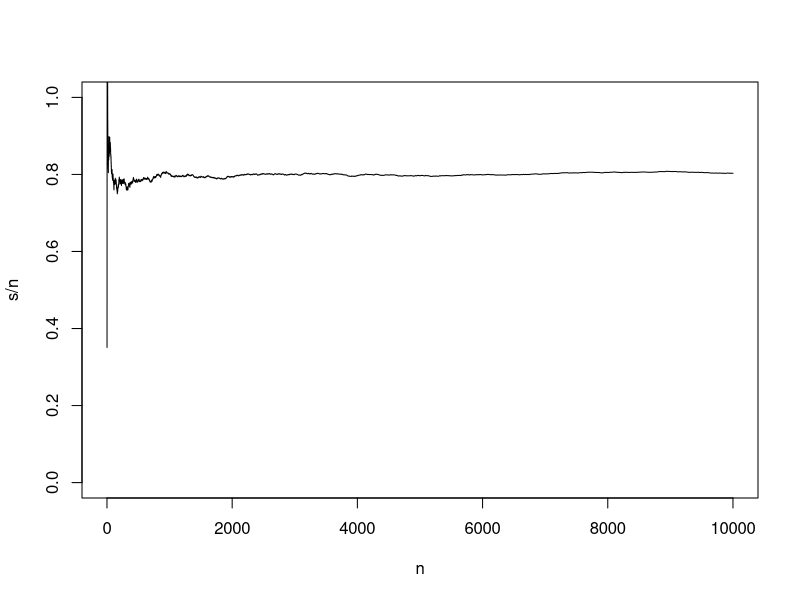
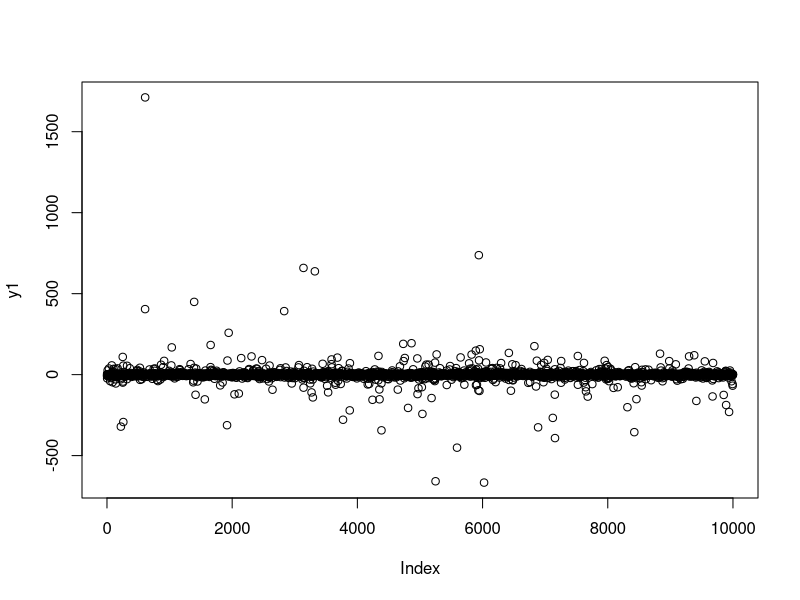
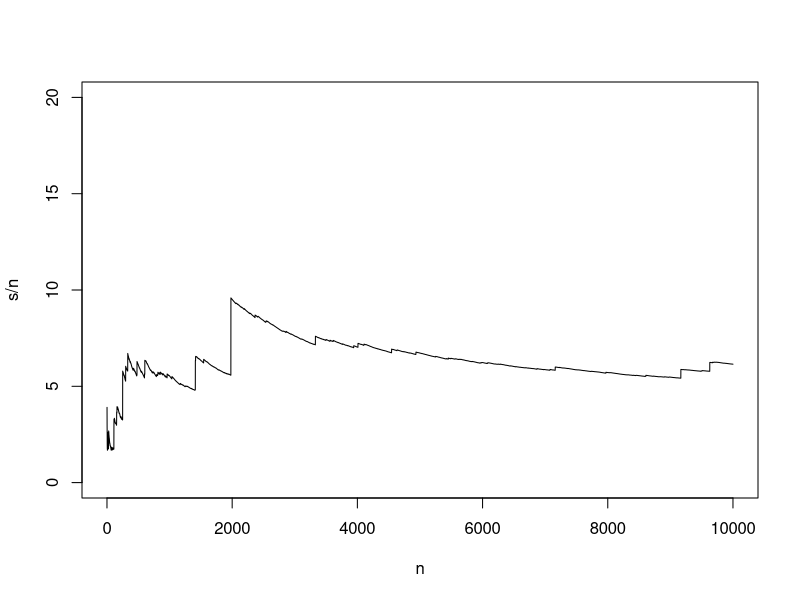

Write R code to recreate these figures, in order.
## ---- chunk 1

n<-c(1:10000)
y<-abs(rnorm(10000))
s<-cumsum(y)
plot(s/n,xlab="n",
ylim=c(0,1),type="l")

## ---- chunk 2
n<-c(1:10000)
y<-abs(rcauchy(10000))
y1 <- rcauchy(10000)
s<-cumsum(y)
plot(y1)
plot(s/n,xlab="n",
ylim=c(0,20),type="l")

